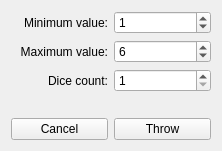
<?xml version="1.0" encoding="UTF-8"?>
<ui version="4.0">
 <class>ThrowDice</class>
 <widget class="QWidget" name="ThrowDice">
  <property name="geometry">
   <rect>
    <x>0</x>
    <y>0</y>
    <width>222</width>
    <height>139</height>
   </rect>
  </property>
  <property name="windowTitle">
   <string>Throw Dice</string>
  </property>
  <layout class="QGridLayout" name="gridLayout">
   <item row="1" column="1">
    <widget class="QSpinBox" name="maxSpinBox">
     <property name="minimum">
      <number>1</number>
     </property>
     <property name="maximum">
      <number>10000000</number>
     </property>
     <property name="value">
      <number>6</number>
     </property>
    </widget>
   </item>
   <item row="4" column="0">
    <widget class="QPushButton" name="cancelBtn">
     <property name="text">
      <string>Cancel</string>
     </property>
    </widget>
   </item>
   <item row="4" column="1">
    <widget class="QPushButton" name="throwDiceBtn">
     <property name="text">
      <string>Throw</string>
     </property>
     <property name="icon">
      <iconset resource="../../../Engine/EResources.qrc">
       <normaloff>:/images/dice</normaloff>:/images/dice</iconset>
     </property>
    </widget>
   </item>
   <item row="0" column="1">
    <widget class="QSpinBox" name="minSpinBox">
     <property name="maximum">
      <number>10000000</number>
     </property>
     <property name="value">
      <number>1</number>
     </property>
    </widget>
   </item>
   <item row="1" column="0">
    <widget class="QLabel" name="label_2">
     <property name="text">
      <string>Maximum value:</string>
     </property>
     <property name="alignment">
      <set>Qt::AlignRight|Qt::AlignTrailing|Qt::AlignVCenter</set>
     </property>
    </widget>
   </item>
   <item row="0" column="0">
    <widget class="QLabel" name="label">
     <property name="text">
      <string>Minimum value:</string>
     </property>
     <property name="alignment">
      <set>Qt::AlignRight|Qt::AlignTrailing|Qt::AlignVCenter</set>
     </property>
    </widget>
   </item>
   <item row="3" column="0" colspan="2">
    <widget class="QLabel" name="infoLabel">
     <property name="styleSheet">
      <string notr="true"/>
     </property>
     <property name="text">
      <string/>
     </property>
     <property name="alignment">
      <set>Qt::AlignCenter</set>
     </property>
    </widget>
   </item>
   <item row="2" column="1">
    <widget class="QSpinBox" name="countSpinBox">
     <property name="minimum">
      <number>1</number>
     </property>
     <property name="maximum">
      <number>100</number>
     </property>
    </widget>
   </item>
   <item row="2" column="0">
    <widget class="QLabel" name="label_3">
     <property name="text">
      <string>Dice count:</string>
     </property>
     <property name="alignment">
      <set>Qt::AlignRight|Qt::AlignTrailing|Qt::AlignVCenter</set>
     </property>
    </widget>
   </item>
  </layout>
 </widget>
 <tabstops>
  <tabstop>throwDiceBtn</tabstop>
  <tabstop>minSpinBox</tabstop>
  <tabstop>maxSpinBox</tabstop>
  <tabstop>countSpinBox</tabstop>
  <tabstop>cancelBtn</tabstop>
 </tabstops>
 <resources>
  <include location="../../../Engine/EResources.qrc"/>
 </resources>
 <connections>
  <connection>
   <sender>cancelBtn</sender>
   <signal>clicked()</signal>
   <receiver>ThrowDice</receiver>
   <slot>close()</slot>
   <hints>
    <hint type="sourcelabel">
     <x>48</x>
     <y>74</y>
    </hint>
    <hint type="destinationlabel">
     <x>49</x>
     <y>87</y>
    </hint>
   </hints>
  </connection>
 </connections>
</ui>
